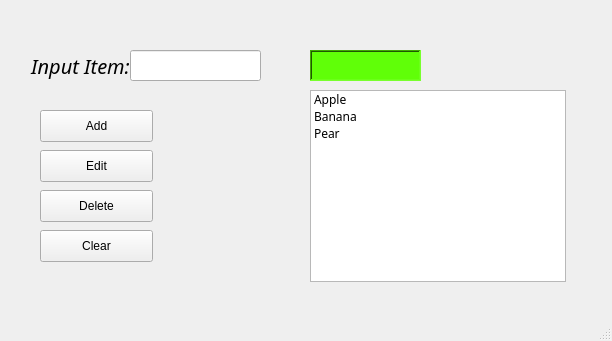
<?xml version="1.0" encoding="UTF-8"?>
<ui version="4.0">
 <class>MainWindow</class>
 <widget class="QMainWindow" name="MainWindow">
  <property name="geometry">
   <rect>
    <x>0</x>
    <y>0</y>
    <width>612</width>
    <height>341</height>
   </rect>
  </property>
  <property name="windowTitle">
   <string>MainWindow</string>
  </property>
  <widget class="QWidget" name="centralwidget">
   <widget class="QListWidget" name="listWidget">
    <property name="geometry">
     <rect>
      <x>310</x>
      <y>90</y>
      <width>256</width>
      <height>192</height>
     </rect>
    </property>
    <property name="font">
     <font>
      <family>Euphemia UCAS</family>
     </font>
    </property>
    <item>
     <property name="text">
      <string>Apple</string>
     </property>
    </item>
    <item>
     <property name="text">
      <string>Banana</string>
     </property>
    </item>
    <item>
     <property name="text">
      <string>Pear</string>
     </property>
    </item>
   </widget>
   <widget class="QLineEdit" name="line_edit">
    <property name="geometry">
     <rect>
      <x>130</x>
      <y>50</y>
      <width>131</width>
      <height>31</height>
     </rect>
    </property>
   </widget>
   <widget class="QLabel" name="label">
    <property name="geometry">
     <rect>
      <x>30</x>
      <y>50</y>
      <width>101</width>
      <height>31</height>
     </rect>
    </property>
    <property name="font">
     <font>
      <family>.New York</family>
      <pointsize>15</pointsize>
      <italic>true</italic>
     </font>
    </property>
    <property name="text">
     <string>Input Item:</string>
    </property>
    <property name="alignment">
     <set>Qt::AlignCenter</set>
    </property>
   </widget>
   <widget class="QPushButton" name="btn_add">
    <property name="geometry">
     <rect>
      <x>40</x>
      <y>110</y>
      <width>113</width>
      <height>32</height>
     </rect>
    </property>
    <property name="text">
     <string>Add</string>
    </property>
    <property name="shortcut">
     <string>Return</string>
    </property>
   </widget>
   <widget class="QPushButton" name="btn_edit">
    <property name="geometry">
     <rect>
      <x>40</x>
      <y>150</y>
      <width>113</width>
      <height>32</height>
     </rect>
    </property>
    <property name="text">
     <string>Edit</string>
    </property>
    <property name="shortcut">
     <string>Meta+E</string>
    </property>
   </widget>
   <widget class="QPushButton" name="btn_delete">
    <property name="geometry">
     <rect>
      <x>40</x>
      <y>190</y>
      <width>113</width>
      <height>32</height>
     </rect>
    </property>
    <property name="text">
     <string>Delete</string>
    </property>
    <property name="shortcut">
     <string>Meta+Q</string>
    </property>
   </widget>
   <widget class="QLabel" name="label_item">
    <property name="geometry">
     <rect>
      <x>310</x>
      <y>50</y>
      <width>111</width>
      <height>31</height>
     </rect>
    </property>
    <property name="styleSheet">
     <string notr="true">font: 13pt &quot;.AppleSystemUIFont&quot;;
background-color: rgb(96, 255, 8);
</string>
    </property>
    <property name="frameShape">
     <enum>QFrame::WinPanel</enum>
    </property>
    <property name="frameShadow">
     <enum>QFrame::Sunken</enum>
    </property>
    <property name="text">
     <string/>
    </property>
   </widget>
   <widget class="QPushButton" name="btn_clear">
    <property name="geometry">
     <rect>
      <x>40</x>
      <y>230</y>
      <width>113</width>
      <height>32</height>
     </rect>
    </property>
    <property name="text">
     <string>Clear</string>
    </property>
   </widget>
  </widget>
  <widget class="QStatusBar" name="statusbar"/>
 </widget>
 <resources/>
 <connections/>
</ui>
